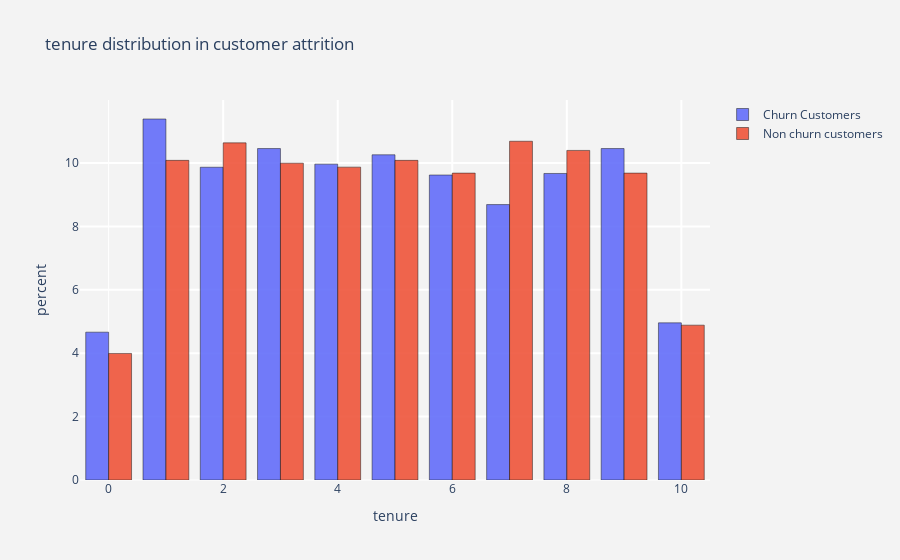

Notebook code cell kept with this figure:
### Code cell
# Calling the function for plotting the histogram for tenure column 
histogram(num_cols[2])

### Figure 1 — Plotly figure (JSON) as saved in the notebook; plotly's stock layout.template omitted (floating-point values rounded to 4 significant figures; data arrays with more than 128 entries replaced by an {"elided": "..."} marker saying what was removed)
{"data": [{"histnorm": "percent", "marker": {"line": {"color": "black", "width": 0.5}}, "name": "Churn Customers", "opacity": 0.9, "type": "histogram", "x": {"elided": "2037 int values"}}, {"histnorm": "percent", "marker": {"line": {"color": "black", "width": 0.5}}, "name": "Non churn customers", "opacity": 0.9, "type": "histogram", "x": {"elided": "7963 int values"}}], "layout": {"paper_bgcolor": "rgb(243,243,243)", "plot_bgcolor": "rgb(243,243,243)", "title": {"text": "tenure distribution in customer attrition "}, "xaxis": {"gridcolor": "rgb(255, 255, 255)", "gridwidth": 2, "ticklen": 5, "title": {"text": "tenure"}, "zerolinewidth": 1}, "yaxis": {"gridcolor": "rgb(255, 255, 255)", "gridwidth": 2, "ticklen": 5, "title": {"text": "percent"}, "zerolinewidth": 1}}}
